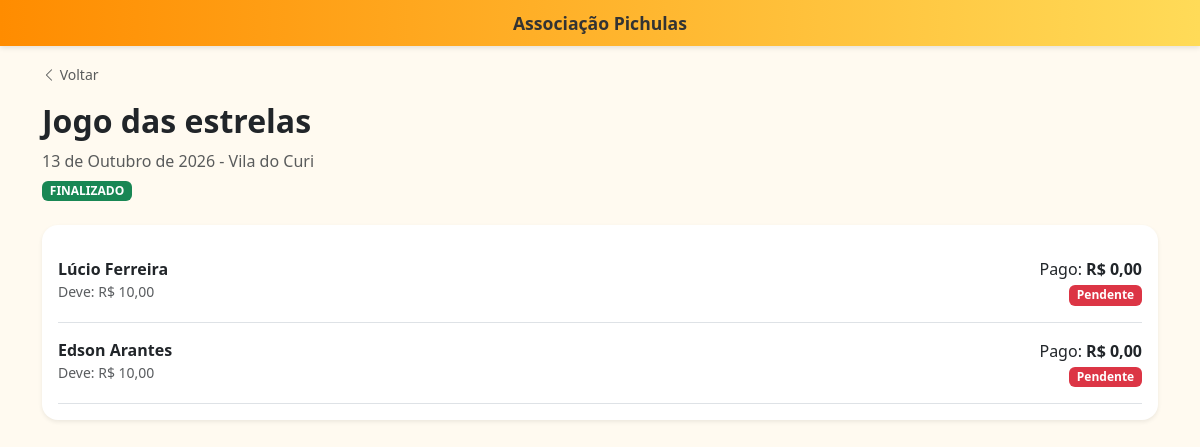
Screenshot of /eventos/evento/10/participantes/ with the database file from the repository.
### eventos/models.py (models this page shows, shortened)
class Eventos(models.Model):
    STATUS_CHOICES = (
        ('aberto', 'aberto'),
        ('finalizado', 'finalizado'),
    )
    nome_evento = models.CharField(max_length=100)
    data_evento = models.DateField()
    local_evento = models.CharField(max_length=100)
    valor_da_cota = models.DecimalField(
        max_digits=10,
        decimal_places=2
    )
    status = models.CharField(
        max_length=30,
        choices=STATUS_CHOICES,
        default='aberto'
    )
    criado_em = models.DateTimeField(auto_now_add=True)

class EventoAssociacao(models.Model):
    eventos = models.ForeignKey(
        'eventos.Eventos',
        on_delete=models.CASCADE,
        related_name='participantes',
    )
    associacao = models.ForeignKey(
        'associados.Associados',
        on_delete=models.PROTECT,
        related_name='eventos',
    )
    valor_devido = models.DecimalField(max_digits=10, decimal_places=2)
    valor_pago = models.DecimalField(max_digits=10, decimal_places=2, default=0)
    @property
    def esta_pago(self):
        return self.valor_pago >= self.valor_devido

### associados/models.py (models this page shows, shortened)
class Associados(models.Model):
    TIPO_CHOICES = (
        ('jogador','Jogador'),
        ('torcedor','Torcedor'),
    )
    nome = models.CharField(max_length = 50)
    sobrenome = models.CharField(max_length = 50)
    tipo = models.CharField(max_length = 50, choices = TIPO_CHOICES, blank = True, null = True)
    data_cadastro = models.DateField(default = timezone.now)
    valor_mensalidade = models.DecimalField(max_digits=10, decimal_places=2)
    saldo_credito = models.DecimalField(max_digits=10, decimal_places=2, default=0)
    ativo = models.BooleanField(default = True)

### eventos/views.py (the view)
# urls.py: path('evento/<int:id>/participantes/', views.lista_associados_eventos, name='lista_associados_eventos'),
def lista_associados_eventos(request, id):
    evento = get_object_or_404(Eventos, id=id)
    participantes = evento.participantes.select_related('associacao')
    context = {'evento': evento, 'participantes': participantes}
    return render(request, 'participantes_evento.html', context)

### eventos/templates/participantes_evento.html (shortened to what this page needs)
{% extends 'base.html' %}
{% block content %}
<div class="mb-3">
    <a href="{% url 'lista_eventos' %}" class="text-decoration-none text-muted small">
        <i class="bi bi-chevron-left"></i> Voltar
    </a>
</div>
<div class="mb-4">
    <h2 class="fw-bold">{{ evento.nome_evento }}</h2>
    <p class="text-muted mb-0">
        {{ evento.data_evento }} - {{ evento.local_evento }}
    </p>
    <span class="badge
        {% if evento.status == 'aberto' %}
            bg-warning text-dark
        {% elif evento.status == 'finalizado' %}
            bg-success
        {% else %}
            bg-danger
        {% endif %}
        mt-2">
        {{ evento.status|upper }}
    </span>
</div>
<div class="card border-0 shadow-sm rounded-4">
    <div class="card-body">
        {% for participante in participantes %}
        <div class="d-flex justify-content-between align-items-center border-bottom py-3">
            <div>
                <h6 class="mb-0 fw-bold">
                    {{ participante.associacao.nome }} {{ participante.associacao.sobrenome }}
                </h6>
                <small class="text-muted">
                    Deve: R$ {{ participante.valor_devido }}
                </small>
            </div>
            <div class="text-end">
                <div>
                    Pago:
                    <strong>R$ {{ participante.valor_pago }}</strong>
                </div>
                {% if participante.esta_pago %}
                    <span class="badge bg-success mt-1">Pago</span>
                {% else %}
                    <span class="badge bg-danger mt-1">Pendente</span>
                {% endif %}
            </div>
        </div>
        {% empty %}
        <div class="text-center py-4">
            <p class="text-muted">Nenhum participante encontrado.</p>
        </div>
        {% endfor %}
    </div>
</div>
{% endblock %}

### adminApp/templates/base.html (style rules this page uses)
:root { --cor-laranja: #ff8c00; --cor-amarelo: #ffdb58; --cor-texto-navbar: #333; }
body { background-color: #fffaf0; padding-bottom: 70px; }
@media (min-width: 992px) { body { padding-bottom: 0; } }
.card { border-radius: 15px; margin-bottom: 15px; }

### eventos/templates/participantes_evento.html (style rules this page uses)
.badge { font-size: 0.75rem; }
.card { background-color: #fff; }

### rows the page displays
Eventos: nome_evento "Jogo das estrelas", data_evento "13 de Outubro de 2026", local_evento "Vila do Curi", status "FINALIZADO"
EventoAssociacao: associacao.nome "Lúcio", associacao.sobrenome "Ferreira", valor_devido "10,00", valor_pago "0,00", shows "Pendente"
EventoAssociacao: associacao.nome "Edson", associacao.sobrenome "Arantes", valor_devido "10,00", valor_pago "0,00", shows "Pendente"
